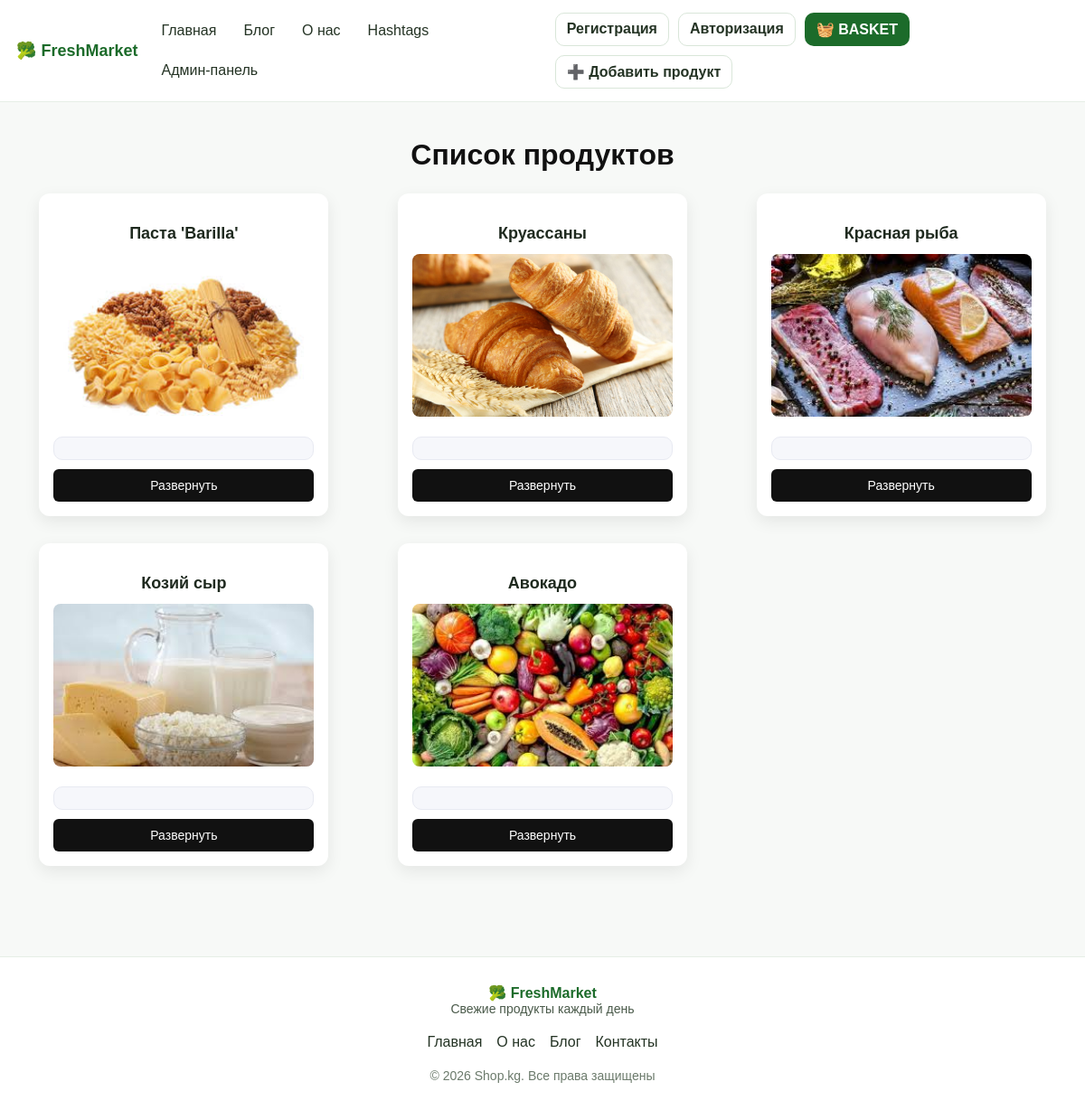
Before: /products_list/ with the older database file.
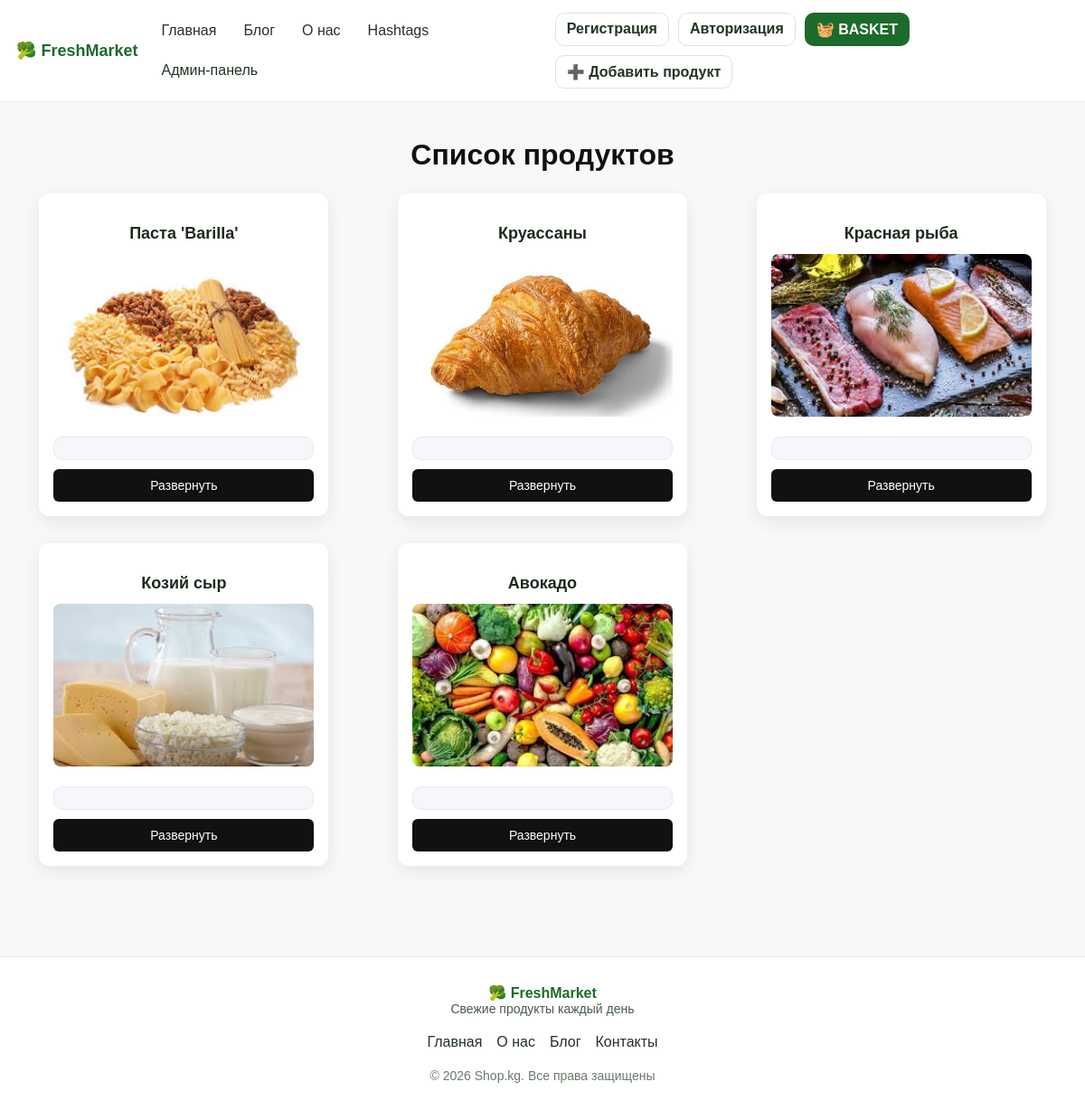
After: the same page with the newer database file.
### products/models.py (models this page shows, shortened)
class Products(models.Model):
    name_products=models.CharField(max_length=100)
    image=models.ImageField(upload_to="products/", blank=True, null=True)
    price=models.PositiveIntegerField()
    stock = models.PositiveIntegerField(default=0)
    TYPE_PRODUCTS=(
        ('bakery products', 'Bakery products'),
        ('grains and pasta', 'Grains and pasta'),
        ('meat products', 'Meat products'),
        ('dairy products', 'Dairy products'),
        ('vegetables', 'Vegetables')
    )
    type_products=models.CharField(max_length=100, choices=TYPE_PRODUCTS )
    created_at=models.DateTimeField(auto_now_add=True)

### products/views.py (the view)
# urls.py: path('', include("products.urls")),
def products(request):
     if request.method== 'GET':
         products=Products.objects.all()
     return render(
         request,
         template_name='products/products_list.html',
         context={
             'products': products
         }
     )

### templates/products/products_list.html
{% load static %}
{% include '../header.html' %}
<link rel="stylesheet" href="{% static 'styles/style.css' %}?v=4">
<main class="news-container">
  <h1 class="news-title">Список продуктов</h1>
  <ul class="news-list">
    {% for i in products %}
      <li class="news-card">
        <h3 class="news-name">{{ i.name_products }}</h3>
        <img
          class="news-image"
          src="{{ i.image.url }}"
          alt="{{ i.name_products }}"
        >
        <span class="news-date">{{ i.create_at }}</span>
        <a class="news-button" href="/products_list/{{ i.id }}/">
          Развернуть
        </a>
      </li>
    {% endfor %}
  </ul>
</main>
{% include '../footer.html' %}

Changed rows visible on the page:
changed Products "Круассаны": image: a different picture
